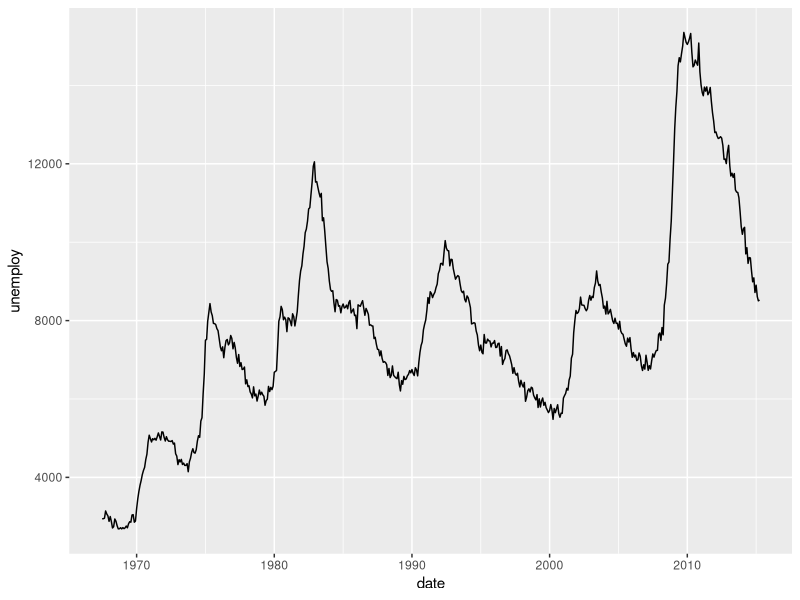
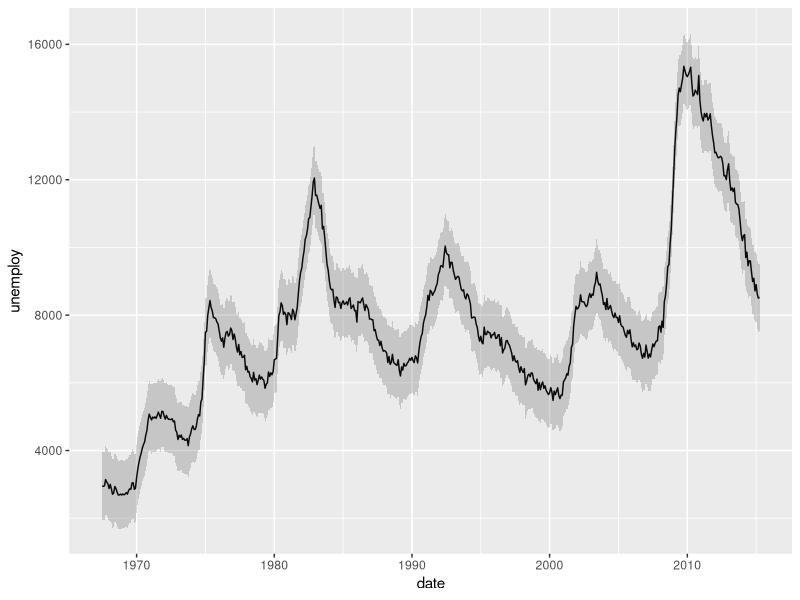
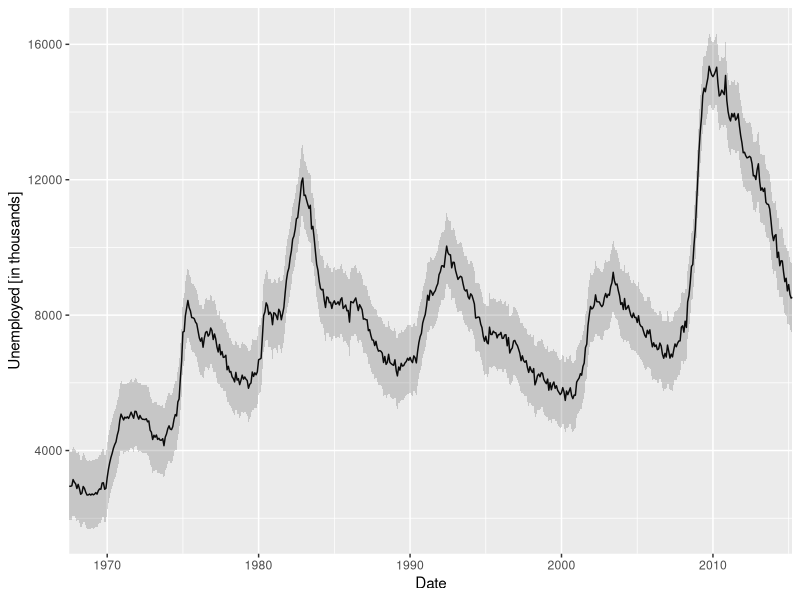
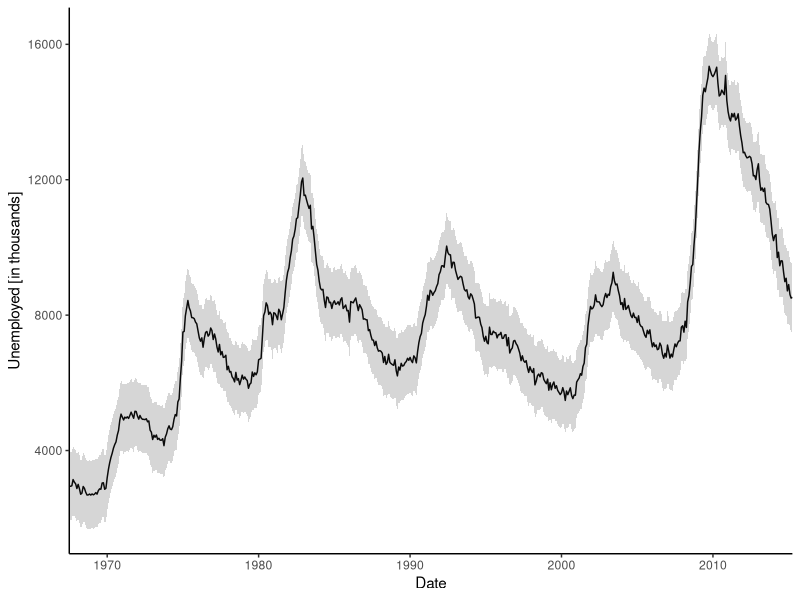
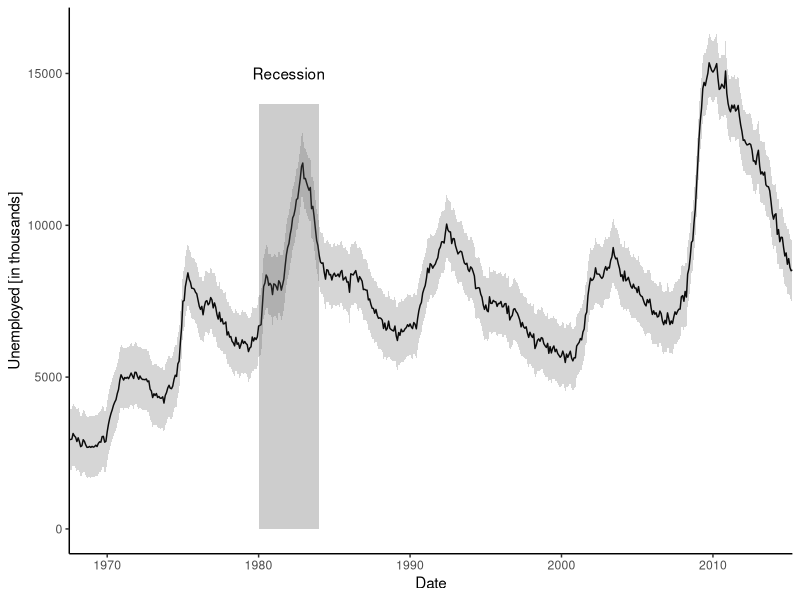

These figures' R source, in order:
library(ggplot2)
# Let us use the economics dataset
head(economics)

# Let us start with a line plot, plot date vs. unemploy
p <- ggplot(economics, 
            aes(x = date, 
                y = unemploy)
            ) + 
    geom_line() 
p

# the "data" column is in a Date format, so a date x-axis is automaticaly used, 
# Let us add a some fake confidence intervals, use geom ribbon for this. 
# Make it mostly transparent.
p <- p + geom_ribbon(aes(ymin = unemploy - 1000, 
                         ymax = unemploy + 1000
                         ), 
                     alpha = 0.2)
p

# The unemply variable is "number of unemployed in thousands", 
# let us update the Y axis to reflect this.
# Let us capitalize the X axis while we are at it. Use ylab for this.
p <- p + ylab("Unemployed [in thousands]")

# There is wasted space at the edges of the graph, remove the extra space at the 
# edge of the x-axis, capitalize the name too. Use scale_x_date()
p <- p + scale_x_date(name = "Date", expand = c(0,0))
p

# Too much grey, let us theme it. I like theme_classic(), but have a look at 
# theme_bw(), theme_minimal(), theme_classic(), theme_grey() and theme_light(),
p <- p + theme_classic()

# This looks nice. Save it
ggsave(filename = "timeSeries_plot.png", plot = p, width = 15, height = 10, units = "cm")

# There seems to be a peak from 1982 to 1985. Let us highlight it.
# You can annotate a region with the annotate() function. Look it up.
p <- p + annotate("rect", 
             xmin = as.Date("1980-01-01"), 
             xmax = as.Date("1984-01-01"), 
             ymin = 0, 
             ymax = 14000, 
             alpha = 0.3)

p <- p + annotate("text", 
                  x = as.Date("1982-01-01"), 
                  y = 15000, 
                  label = "Recession")
ggsave(filename = "timeSeries_plot2.png", plot = p, width = 15, height = 10, units = "cm")
